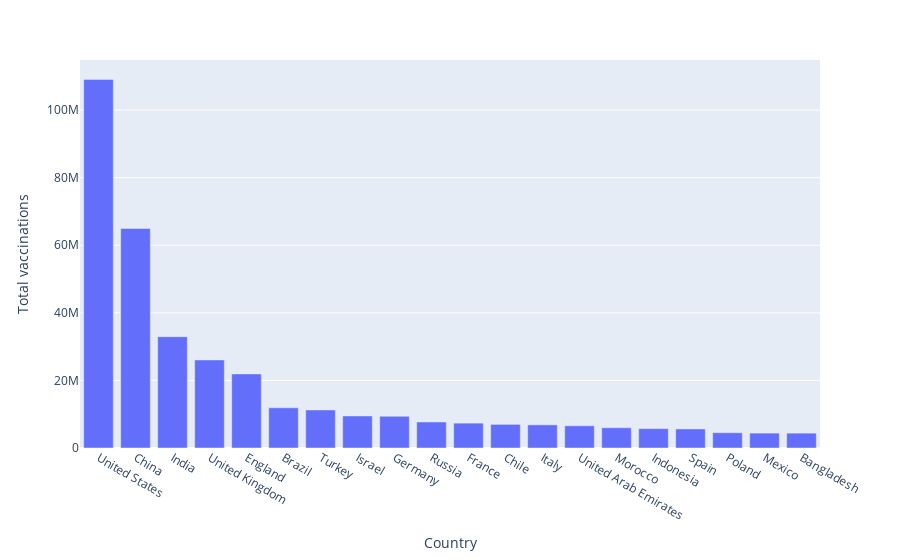

Notebook code cell kept with this figure:
### Code cell
fig = px.bar(x=top20_total_vaccines['country'], y=top20_total_vaccines['total_vaccinations'],
            labels={"x": "Country", "y": "Total vaccinations"},
             )
fig.show()
top20_total_vaccines

### Figure 1 — Plotly figure (JSON) as saved in the notebook; plotly's stock layout.template omitted (floating-point values rounded to 4 significant figures)
{"data": [{"alignmentgroup": "True", "hovertemplate": "Country=%{x}<br>Total vaccinations=%{y}<extra></extra>", "legendgroup": "", "marker": {"color": "#636efa"}, "name": "", "offsetgroup": "", "orientation": "v", "showlegend": false, "textposition": "auto", "type": "bar", "x": ["United States", "China", "India", "United Kingdom", "England", "Brazil", "Turkey", "Israel", "Germany", "Russia", "France", "Chile", "Italy", "United Arab Emirates", "Morocco", "Indonesia", "Spain", "Poland", "Mexico", "Bangladesh"], "xaxis": "x", "y": [109081860, 64980000, 32947432, 26063501, 21921282, 11895560, 11261612, 9491511, 9399110, 7698889, 7359596, 6994820, 6853263, 6578881, 5992783, 5739648, 5644895, 4530783, 4404608, 4398094], "yaxis": "y"}], "layout": {"barmode": "relative", "legend": {"tracegroupgap": 0}, "margin": {"t": 60}, "xaxis": {"anchor": "y", "domain": [0, 1], "title": {"text": "Country"}}, "yaxis": {"anchor": "x", "domain": [0, 1], "title": {"text": "Total vaccinations"}}}}
